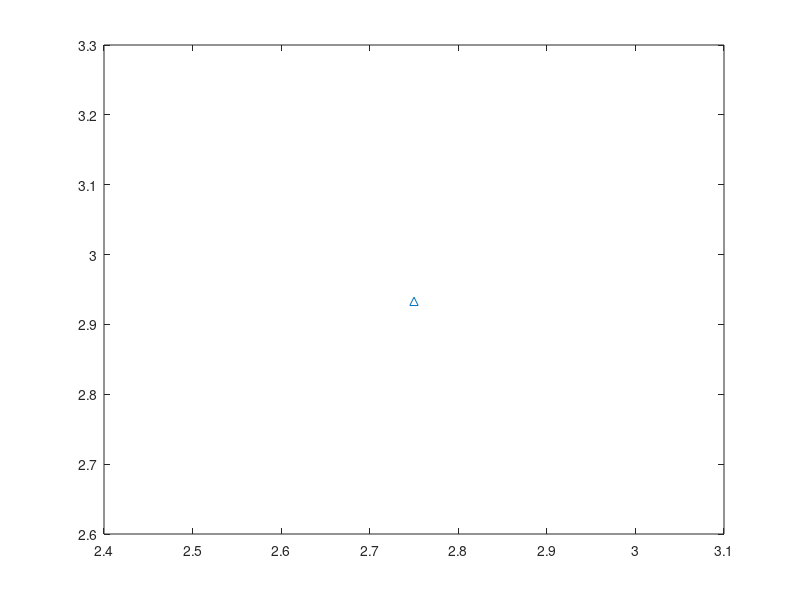

Write the MATLAB code that produced this figure.
%Problem 3
n=input('Please enter a number for the iterations: ');
x1=0;
y1=x1;
for i=2:n
    rule=randi([1 3]);
    switch rule
        case 1
            x=0.5*(x1+i);
            y=0.5*(y1+i);
        case 2
            x=0.5*(x1+i)+0.25;
            y=0.5*(y1+i)+sqrt(3)/4;
        case 3
            x=0.5*(x1+i)+0.5;
            y=0.5*(y1+i);
    end
end
plot(x,y,'^');
